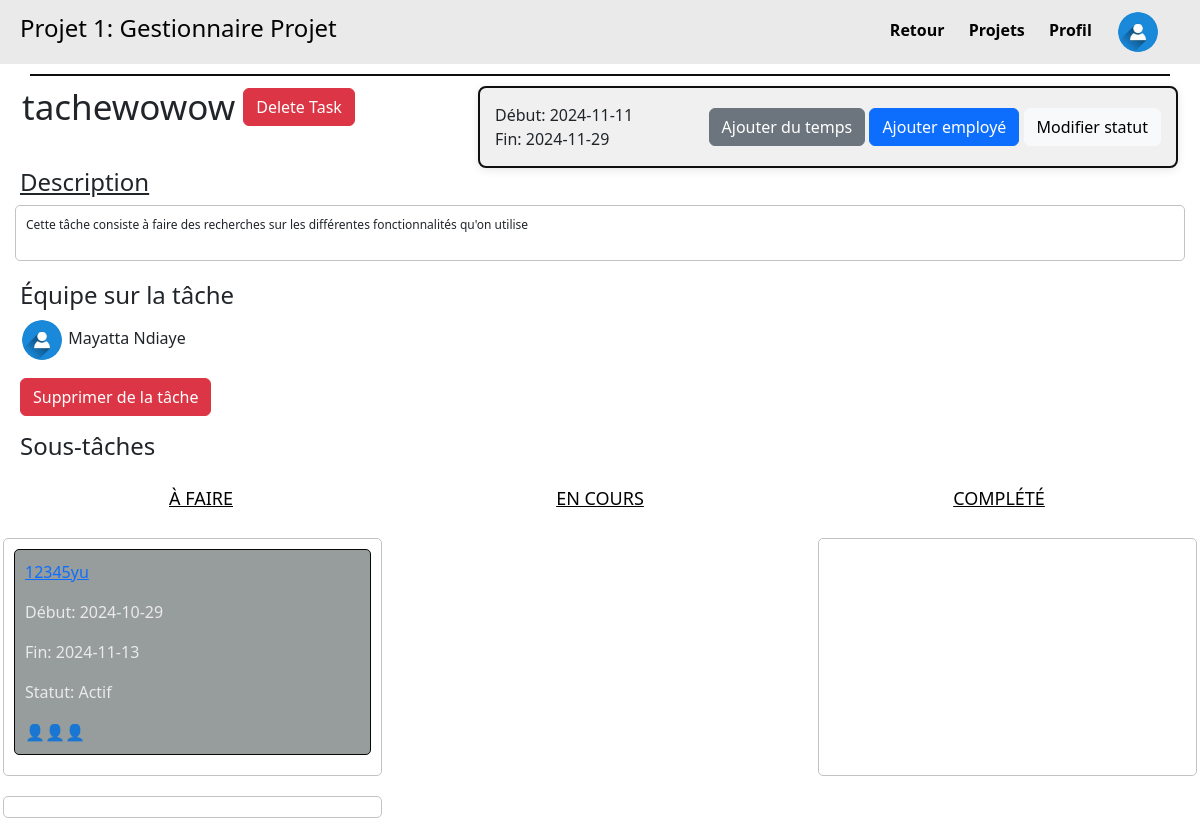
The app's page /projet/1/tache/9 with its own data.
### tables this page shows
CREATE TABLE Projet_proj (
    proj_id INTEGER PRIMARY KEY,
    proj_clnt_id INTEGER NOT NULL,
    proj_etat_etat INTEGER NOT NULL,
    proj_emp_id INTEGER NOT NULL,
    proj_nom TEXT NOT NULL,
    proj_dateDebut DATE,
    proj_dateFin DATE,
    proj_isTemplate BOOLEAN,
    FOREIGN KEY (proj_clnt_id) REFERENCES Client_clnt(clnt_id),
    FOREIGN KEY (proj_etat_etat) REFERENCES Etat_etat(etat_id),
    FOREIGN KEY (proj_emp_id) REFERENCES Employee_emp(emp_id)
);

CREATE TABLE Tache_tch (
    tch_id INTEGER PRIMARY KEY,
    tch_proj_id INTEGER NOT NULL,
    tch_etat_etat INTEGER NOT NULL,
    tch_parent INTEGER,
    tch_nom TEXT NOT NULL,
    tch_dateDebut DATE,
    tch_dateFin DATE,
    FOREIGN KEY (tch_proj_id) REFERENCES Projet_proj(proj_id),
    FOREIGN KEY (tch_etat_etat) REFERENCES Etat_etat(etat_id),
    FOREIGN KEY (tch_parent) REFERENCES Tache_tch(tch_id)
);

CREATE TABLE Etat_etat (
    etat_id INTEGER PRIMARY KEY,
    etat_nom TEXT NOT NULL
);

### main.py (the view)
@app.route('/projet/<int:proj_id>/tache/<int:task_id>', methods=['GET', 'POST'])
def tache(proj_id, task_id):
    projet = get_projet_by_id(proj_id)
    if projet is None:
        return "Project not found", 404  # Or render a custom 404 page
    tache = get_tache_by_id(task_id)
    if tache is None:
        return "Task not found", 404  # Or render a custom 404 page
    sousTaches = get_soustaches_by_tache(task_id)
    listeEmploye = get_employes()
    return render_template('Taches.html', projet=projet, tache=tache, sousTaches = sousTaches, employes = listeEmploye)

### main.py (called while the page is built)
def get_db():                           #connexion à la base de données
    conn = sqlite3.connect(DB)
    conn.row_factory = sqlite3.Row  # Allows us to access rows by column name
    return conn

def get_employes():
    conn = get_db()
    cursor = conn.cursor()
    cursor.execute("SELECT emp_id AS id, emp_prenom AS prenom, emp_nom AS nom, emp_courriel AS courriel, emp_telephone AS telephone, emp_role_id AS idRole FROM Employee_emp;")  # Adjust columns as needed
    employes = cursor.fetchall()
    conn.close()
    return employes

def get_soustaches_by_tache(task_id):
    conn = sqlite3.connect(DB)  # Connect to the database
    cursor = conn.cursor()
    query = """
    SELECT
        Tache_tch.tch_id AS id,
        Tache_tch.tch_proj_id AS projet_id,
        Etat_etat.etat_nom AS statut,  -- Get the status name instead of its ID
        Tache_tch.tch_nom AS nom,
        Tache_tch.tch_dateDebut AS dateDebut,
        Tache_tch.tch_dateFin AS dateFin
    FROM Tache_tch
    LEFT JOIN Etat_etat ON Tache_tch.tch_etat_etat = Etat_etat.etat_id  -- Join with the Etat_etat table
    WHERE Tache_tch.tch_parent = ?
    """
    cursor.execute(query, (task_id,))
    taches = cursor.fetchall()
    conn.close()
    return taches

### templates/Taches.html (shortened to what this page needs)
<!DOCTYPE html>
<html lang="fr">
  <head>
    <link
      rel="stylesheet"
      href="{{ url_for('static', filename='css/tache.css') }}"
    />
    <link
      href="https://cdn.jsdelivr.net/npm/bootstrap@5.3.3/dist/css/bootstrap.min.css"
      rel="stylesheet"
    />
  </head>
  <body>
    <div class="header">
      <h4>{{ projet[4] }}</h4>
      <div class="menu">
        <a href="{{ url_for('projet', id=projet[0]) }}" class="highlight-link"
          >Retour</a
        >
        <a href="{{ url_for('listeProjets') }}" class="highlight-link"
          >Projets</a
        >
        <a href="{{ url_for('profil') }}" class="highlight-link">Profil</a>
        <a href="#" class="user-icon">
          <img
            src="{{ url_for('static', filename='images/icon_utiliateur.jpg') }}"
            alt="User Icon"
            width="40"
            height="40"
        /></a>
      </div>
    </div>
    <div class="divider"></div>
    <div class="container-fluid d-flex justify-content-between">
      <div class="tache-titre" style="padding-right: 20px;">
        <div class="d-flex align-items-center">
          <h4 class="mb-0 me-2" style="font-size: 35px;">{{ tache[3] }}</h4>
          <form method="POST" action="{{ url_for('delete_tache', projid=projet[0], tacheid=tache[0]) }}" class="mb-0">
            <button type="submit" class="btn btn-danger">Delete Task</button>
          </form>
        </div>
      </div>
      <div class="project-details gap-4">
        <div class="part3">
          <p>Début: {{ tache[4] }}</p>
          <p>Fin: {{ tache[5] }}</p>
        </div>
        <div class="column2">
          <button type="button" class="btn btn-secondary">
            Ajouter du temps
          </button>
          <button type="button" onclick="showAddEmployeForm()" class="btn btn-primary">
            Ajouter employé
          </button>
          <button type="button" class="btn btn-light">
            Modifier statut
          </button>
        </div>
      </div>
    </div>
    <h4 class="description">Description</h4>
      <div class="column">
        <p style="font-size: 12px">
          Cette tâche consiste à faire des recherches sur les différentes
          fonctionnalités qu'on utilise
        </p>
      </div>
      <div class="equipe">
        <h4>Équipe sur la tâche</h4>
        {% if tache and tache['employes'] %}
            {% for employe in tache['employes'] %}
                <p>
                    <a href="#" class="user-icon">
                        <img src="{{ url_for('static', filename='images/icon_utiliateur.jpg') }}" alt="User Icon" width="40" height="40" />
                    </a>
                    {{ employe }} <form action="/delete_employee_tache" method="POST" style="display:inline;">
                      <button type="submit" class="btn btn-danger">
                           Supprimer de la tâche
                      </button>
                  </form>
                </p>
            {% endfor %}
        {% else %}
            <p>Aucun employé n'est assigné à cette tâche.</p>
        {% endif %}
    </div>
        <h4 class="equipe">Sous-tâches</h4>
        <div class="task-status">
          <h4 class="A_faire">À FAIRE</h4>
          <h4 class="en_cours">EN COURS</h4>
          <h4 class="complete">COMPLÉTÉ</h4>
        </div>
        <div class="tasks-container row">
          <div
            class="column col-12 col-md-4"
            ondrop="drop(event)"
            ondragover="allowDrop(event)"
          >
            {% for sousTache in sousTaches %}
            <div
              class="task"
              id="task{{ tache[0] }}"
              draggable="true"
              ondragstart="drag(event)"
            >
              <a href="{{ url_for('tache', proj_id=projet[0], task_id=sousTache[0]) }}">
                <p>{{ sousTache[3] }}</p>
              </a>
              <p>Début: {{ sousTache[4] }}</p>
              <p>Fin: {{ sousTache[5] }}</p>
              <p>Statut: {{ sousTache[2] }}</p>
              <div class="icons">👤👤👤</div>
            </div>
            {% endfor %}
          </div>
          <div
            class="column col-12 col-md-4"
            ondrop="drop(event)"
            ondragover="allowDrop(event)"
          >
          </div>
          <div
            class="column col-12 col-md-4"
            ondrop="drop(event)"
            ondragover="allowDrop(event)"
          >
          </div>
        </div>
  </body>
</html>

### static/css/tache.css (style rules this page uses)
body { font-family: Arial, sans-serif; margin: 0; padding: 0; background: #eaeaea; background-size: cover; }
.header { display: flex; justify-content: space-between; align-items: center; background-color: #eaeaea; padding: 10px 20px; color: #030303; }
.divider { width: 95%; height: 2px; background-color: #0c0e0c; margin: 10px auto; }
h4.description { text-decoration: underline; margin-left: 20px; }
.tache-titre { text-align: left; margin-left: 10px; }
.part1, .part2, .part3 { display: flex; flex-direction: column; }
.part1 p, .part2 p, .part3 p { margin: 0; }
.highlight-link { position: relative; text-decoration: none; color: #a80c67; padding: 5px 0; }
.menu a { margin-right: 20px; text-decoration: none; color: #020202; font-weight: bold; }
.user-icon { display: inline-block; font-size: 20px; border: 2px solid transparent; background-color: transparent; border-radius: 50%; margin-top: auto; vertical-align: middle; border-radius: 100%; overflow: hidden; margin: 0; padding: 0; }
.project-details { top: 20px; right: 20px; width: 100%; margin-right: 10px; max-width: 700px; background-color: #f0f0f0; border: 2px solid #0f0f0f; border-radius: 8px; padding: 15px; box-shadow: 0 2px 10px rgba(3, 3, 3, 0.1); display: flex; justify-content: space-between; align-items: center; }
.column { width: 100%; background-color: transparent; padding: 1px; border: 1px solid #c5c2c2; border-radius: 5px; margin-bottom: 20px; }
.column.col-12.col-md-4 { width: 31%; background-color: transparent; padding: 10px; border-radius: 5px; }
.task { background-color: #979c9c; padding: 10px; margin-bottom: 10px; border-radius: 5px; border: 1px solid #080808; color: #eaeaea; cursor: move; }
.icons { display: flex; justify-content: flex-start; }
.task-status { display: flex; justify-content: space-evenly; margin-bottom: 20px; flex-wrap: wrap; }
.tasks-container { flex-wrap: wrap; justify-content: space-between; padding: 0; }
.tasks-container.row { padding: 0; }
.A_faire, .en_cours, .complete { margin-top: 20px; font-size: 18px; color: #020202; text-decoration: underline; text-align: center; width: 100%; }
@media (min-width: 576px) { .A_faire, .en_cours, .complete { width: auto; } }
.tasks-container { display: flex; flex-wrap: wrap; justify-content: space-between; padding: 20px; }
.column { width: auto; background-color: transparent; padding: 10px; border: 1px solid #c5c2c2; border-radius: 5px; margin-bottom: 20px; margin-left: 15px; margin-right: 15px; }
.equipe { width: 100%; margin-left: 20px; }
@media (min-width: 768px) { .A_faire, .en_cours, .complete { width: 33%; } }

### records on screen
Projet_proj: proj_nom "Projet 1: Gestionnaire Projet"
Tache_tch: tch_nom "tachewowow", tch_dateDebut "2024-11-11", tch_dateFin "2024-11-29"
Tache_tch: tch_nom "12345yu", tch_dateDebut "2024-10-29", tch_dateFin "2024-11-13", etat_nom "Actif"

### other values on screen
{{ employe }} "Mayatta Ndiaye"
